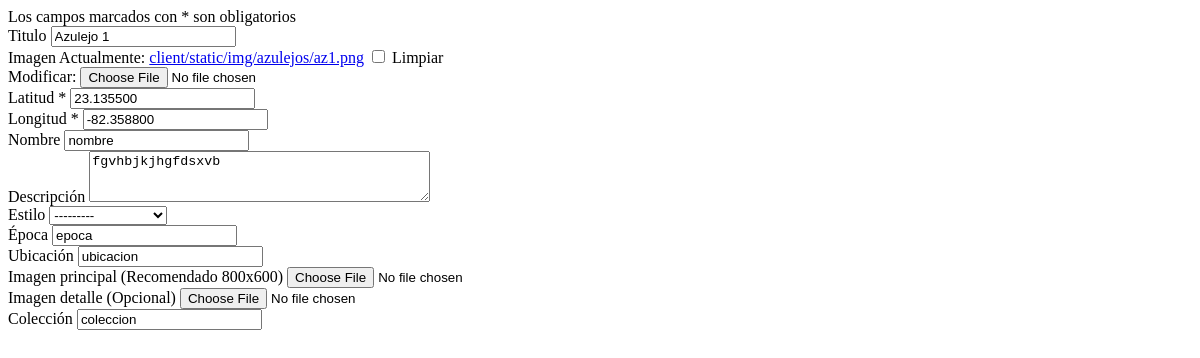
Page /admin-dashboard/azulejos/4/editar/ (signed in) on the committed database.
### client/models.py (models this page shows, shortened)
class Azulejo(models.Model):
    ESTILOS = [
    ('COL', _('Colonial')),
    ('BAR', _('Barroco')),
    ('NEO', _('Neoclásico')),
    ('ART', _('Art Nouveau')),
    ('DEC', _('Art Déco')),
    ('MOD', _('Moderno')),
    ('CON', _('Contemporáneo')),
    ]
    titulo = models.CharField(max_length=100, blank=True, default="")
    descripcion = models.TextField(default="")
    imagen = models.ImageField(upload_to='client/static/img/azulejos', blank=True, null=True)
    latitud = models.DecimalField(
        max_digits=9,
        decimal_places=6,
        validators=[MinValueValidator(-90), MaxValueValidator(90)],
        default=0
    )
    longitud = models.DecimalField(
        max_digits=9,
        decimal_places=6,
        validators=[MinValueValidator(-180), MaxValueValidator(180)],
        default=0
    )
    nombre = models.CharField(_('Nombre'), max_length=100, blank=True, default="")
    descripcion = models.TextField(_('Descripción'), blank=True, default="")
    estilo = models.CharField(_('Estilo'), max_length=3, choices=ESTILOS, blank=True, default="")
    epoca = models.CharField(_('Época'), max_length=50, blank=True, default="")
    ubicacion = models.CharField(_('Ubicación'), max_length=200, blank=True, default="")
    imagen_principal = models.ImageField(_('Imagen principal'), upload_to='client/static/img/catalogo', blank=True, default="")
    imagen_detalle = models.ImageField(_('Imagen detalle'), upload_to='client/static/img/catalogo', blank=True, null=True)
    coleccion = models.CharField(_('Colección'), max_length=100, blank=True)
    class Meta:
        verbose_name = "Ubicación de Azulejo"
        verbose_name_plural = "Ubicaciones de Azulejos"

### client/views.py (the view)
# urls.py: path('admin-dashboard/azulejos/<int:pk>/editar/', views.editar_azulejo, name='editar_azulejo'),
@staff_member_required
def editar_azulejo(request, pk):
    azulejo = get_object_or_404(Azulejo, pk=pk)
    if request.method == 'POST':
        form = AzulejoForm(request.POST, request.FILES, instance=azulejo)
        if form.is_valid():
            form.save()
            return JsonResponse({'success': True})
        return JsonResponse({'success': False, 'errors': form.errors})
    form = AzulejoForm(instance=azulejo)
    return render(request, 'admin/partials/azulejo_form.html', {'form': form})

### client/templates/admin/partials/azulejo_form.html (shortened to what this page needs)
{% load static %}
<form method="post" enctype="multipart/form-data" id="azulejoForm">
    <div class="mb-3 text-muted small">Los campos marcados con * son obligatorios</div>
    <div class="row g-3">
        {% for field in form %}
        <div class="col-md-6">
            <div class="form-group mb-3">
                <label for="{{ field.id_for_label }}" class="form-label">{{ field.label }}</label>
                {{ field }}
            </div>
        </div>
        {% endfor %}
    </div>
</form>

### rows in the picture
Azulejo: form "Azulejo 1" "23.135500" "-82.358800" "nombre" "fgvhbjkjhgfdsxvb" "---------" "epoca" "ubicacion" "coleccion"

### other values in the picture
{{ field.label }} "Titulo" "Imagen" "Latitud *" "Longitud *" "Nombre" "Descripción" "Estilo" "Época" "Ubicación" "Imagen principal (Recomendado 800x600)" "Imagen detalle (Opcional)" "Colección"
